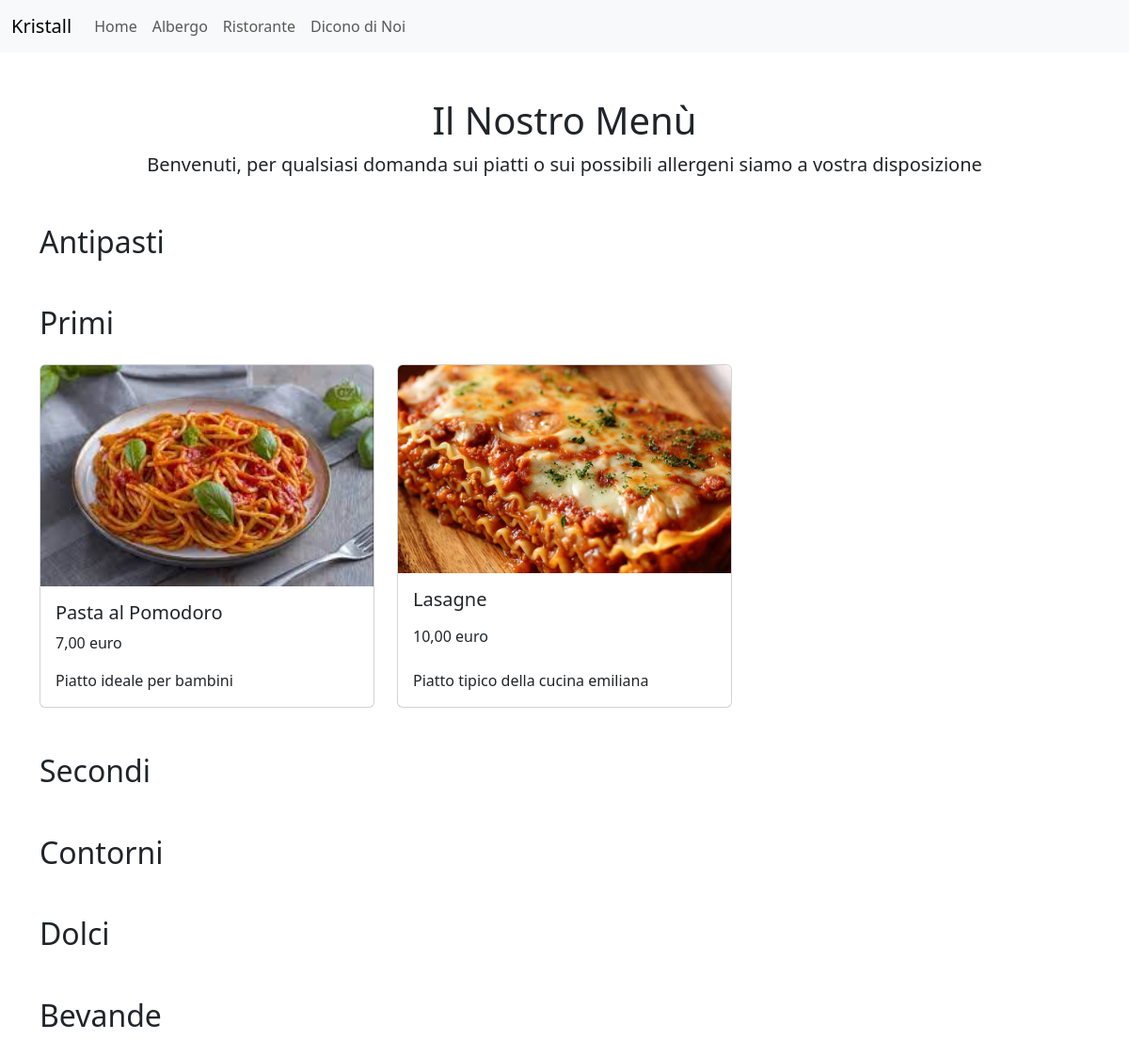
/core/menu, run on the app's committed database.
### core/models.py (models this page shows, shortened)
class MenuItem(models.Model):
    CATEGORIE = [
        ('antipasti', 'Antipasti'),
        ('primi', 'Primi'),
        ('secondi', 'Secondi'),
        ('contorni', 'Contorni'),
        ('dolci', 'Dolci'),
        ('bevande', 'Bevande'),
    ]
    nome = models.CharField(max_length=100, unique=True)
    descrizione = models.TextField()
    prezzo = models.DecimalField(max_digits=5, decimal_places=2)
    categoria = models.CharField(max_length=20, choices=CATEGORIE)
    immagine = models.ImageField(upload_to='menu/', blank=True, null=True)
    class Meta:
        verbose_name = "Articolo del Menu"
        verbose_name_plural = "Articoli del Menu"

### core/views.py (the view)
# urls.py: path('menu', views.menu, name='menu'),
def menu(request):
    menu_items = {
        'antipasti': MenuItem.objects.filter(categoria='antipasti'),
        'primi': MenuItem.objects.filter(categoria='primi'),
        'secondi': MenuItem.objects.filter(categoria='secondi'),
        'contorni': MenuItem.objects.filter(categoria='contorni'),
        'dolci': MenuItem.objects.filter(categoria='dolci'),
        'bevande': MenuItem.objects.filter(categoria='bevande'),
    }
    return render(request, 'core/pagina-menu.html', {'menu_items': menu_items})

### core/templates/core/pagina-menu.html (shortened to what this page needs)
<!doctype html>
<html lang="it">
  <head>
    <link href="https://cdn.jsdelivr.net/npm/bootstrap@5.3.3/dist/css/bootstrap.min.css" rel="stylesheet">
  </head>
  <body>
    <nav class="navbar navbar-expand-lg bg-body-tertiary">
      <div class="container-fluid">
        <a class="navbar-brand" href="#">Kristall</a>
        <div class="collapse navbar-collapse" id="navbarNav">
          <ul class="navbar-nav">
            <li class="nav-item">
              <a class="nav-link" href="{% url 'core_home' %}">Home</a>
            </li>
            <li class="nav-item">
              <a class="nav-link" href="{% url 'camere' %}">Albergo</a>
            </li>
            <li class="nav-item">
              <a class="nav-link" href="{% url 'tavoli' %}">Ristorante</a>
            </li>
            <li class="nav-item">
              <a class="nav-link" href="{% url 'recensioni' %}">Dicono di Noi</a>
            </li>
          </ul>
        </div>
      </div>
    </nav>
    <div class="container my-5 text-center">
      <h1>Il Nostro Menù</h1>
      <p class="lead">Benvenuti, per qualsiasi domanda sui piatti o sui possibili allergeni siamo a vostra disposizione</p>
    </div>
    <div class="container">
      {% for category, items in menu_items.items %}
        <h2 class="my-4">{{ category|capfirst }}</h2>
        <div class="row">
          {% for dati in items %}
            <div class="col-md-4 mb-4 d-flex align-items-stretch">
              <div class="card" style="width: 100%;">
                <img src="{{ dati.immagine.url }}" class="card-img-top" alt="Immagine del piatto">
                <div class="card-body">
                  <h5 class="card-title">{{ dati.nome }}</h5>
                  <p class="card-text">{{ dati.prezzo }} euro</p>
                  <p class="card-text">{{ dati.descrizione }}</p>
                </div>
              </div>
            </div>
          {% endfor %}
        </div>
      {% endfor %}
    </div>
  </body>
</html>

### core/templates/core/pagina-menu.html (style rules this page uses)
.card { height: 100%; }
.card-body { display: flex; flex-direction: column; justify-content: space-between; }

### data on the page
MenuItem: immagine (picture), nome "Pasta al Pomodoro", prezzo "7,00", descrizione "Piatto ideale per bambini"
MenuItem: immagine (picture), nome "Lasagne", prezzo "10,00", descrizione "Piatto tipico della cucina emiliana"

### other printed values
{{ category|capfirst }} "Antipasti" "Primi" "Secondi" "Contorni" "Dolci" "Bevande"
